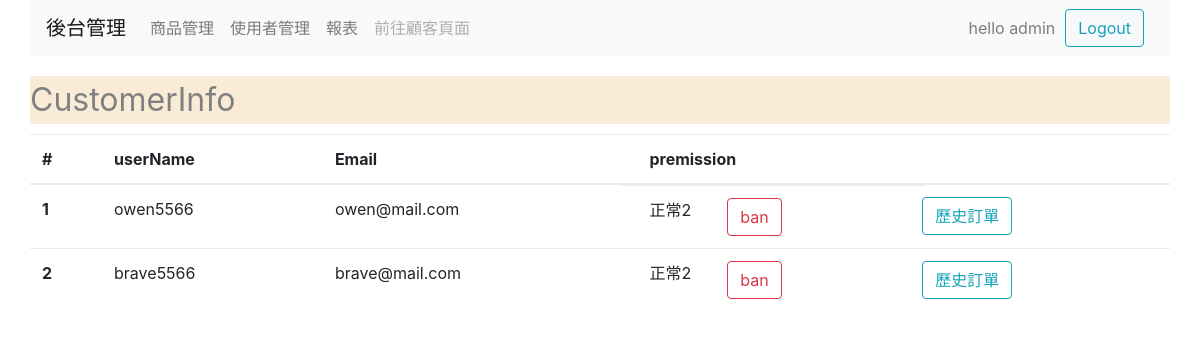
The app's page /admin/userManage.php (signed in) with its own data.
### tables this page shows
CREATE TABLE `userTable` (
  `uId` int(11) NOT NULL AUTO_INCREMENT,
  `uName` varchar(20) NOT NULL,
  `uPass` varchar(64) NOT NULL,
  `uMail` varchar(50) NOT NULL,
  `uPermission` enum('0','1','2') DEFAULT '2',
  `uOrderIdx` int(11) NOT NULL DEFAULT '0',
  PRIMARY KEY (`uId`)
);

### admin/userManage.php (the view, shortened to what this page needs)
<?php
    require_once("../newPDO.php");
    $result = $db->query("select * from userTable");
    while($row = $result->fetch()){
        $userArray[]=$row;
    }
?>
<!DOCTYPE html>
<html lang="en">
<head>
    <link rel="stylesheet" href="../bootstrap4/bootstrap.min.css">
</head>
<body>
    <div class="container">
    <?php require("header.php")?>
      <div class="row" style="margin-top: 20px;">
        <div class = "col" >
          <div style="font-size: xx-large;color: grey ;margin-bottom: 10px;background-color: antiquewhite;">CustomerInfo</div>
      <table class="table ">
        <thead>
            <tr>
            <th scope="col">#</th>
            <th scope="col">userName</th>
            <th scope="col">Email</th>
            <th scope="col">premission</th>
            <th scope="col"></th>
            </tr>
        </thead>
        <tbody>
            <?php if(isset($userArray)){
                foreach ($userArray as $array) {?>
            <tr>
            <th scope="row"><?=$array["uId"]?></th>
            <td><?=$array["uName"]?></td>
            <td><?=$array["uMail"]?></td>
            <td class= "row"><div class = "col-4 data"><?php switch ($array["uPermission"]) {
              case 2:
                echo "正常2";
              break;} ?></div>
            <form method="POST">
              <?php if ($array["uPermission"]!="0") {?>
              <input type = "submit" id = "btnEdit" name = "editPermission" class="btn btn-outline-danger" style="" value="ban"></input>
              <?php } else {?>
              <input type = "submit" id = "btnEdit" name = "active" class="btn btn-outline-success" style="" value="unban"></input>
              <?php } ?>
            </form>
          </td>
              <td><a href="customerOrders.php?cId=<?= $array["uId"]?>&cName=<?=$array["uName"]?>" target="blank"><button class = "btn btn-outline-info">歷史訂單</button></a></td>
            </tr>
            <?php }
            }else{
            }?>
        </tbody>
        </table>
    </div>
</body>
</html>

### admin/userManage.php (style rules this page uses)
.btn { margin-right: 10px; }

### records on screen
usertable: uId "1", uName "owen5566", uMail "owen@mail.com", uPermission "正常2"
usertable: uId "2", uName "brave5566", uMail "brave@mail.com", uPermission "正常2"

### other values on screen
$userName "admin"
